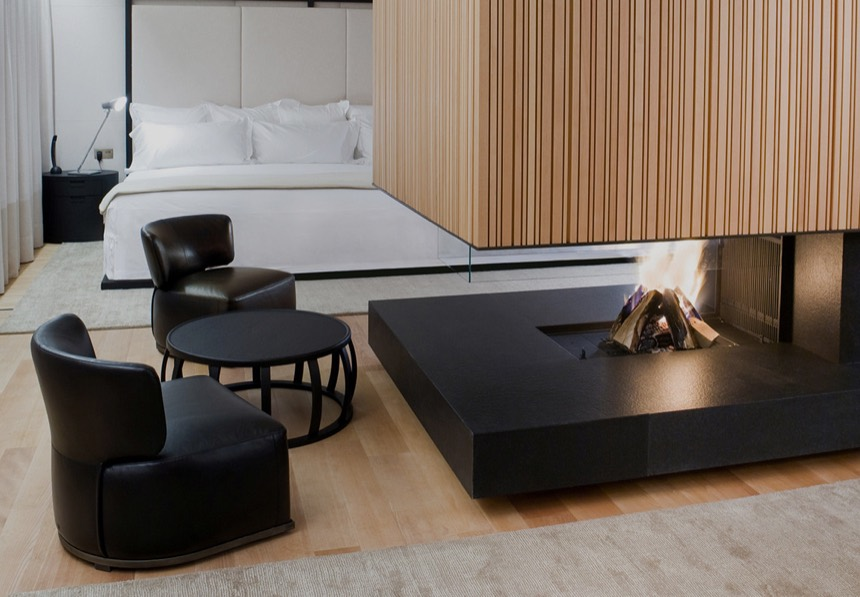
#> input picture ios/CULT/Resources/Images/bar-room.jpg, 860 x 597 px
$ python -i fit.py   (imports and definitions only)
#> lines starting #> are read from the running program, lines starting #| are printed output that depends on the picture
#!/usr/bin/env python3
"""Подгонка изображения под точный размер плашки с выбором точки кадрирования.

focus — какую часть исходника сохранить: 0 = верх/лево, 0.5 = центр, 1 = низ/право.
Результат всегда ровно target-размера, поэтому в вёрстке он не кадрируется.
"""
from PIL import Image
import sys, pathlib

def fit(src, dst, w=1312, h=672, fx=0.5, fy=0.5, quality=86):
    im = Image.open(src).convert('RGB')
    sw, sh = im.size
    k = max(w / sw, h / sh)
    nw, nh = round(sw * k), round(sh * k)
    im = im.resize((nw, nh), Image.LANCZOS)
    left = round((nw - w) * fx)
    top = round((nh - h) * fy)
    im = im.crop((left, top, left + w, top + h))
    dst = pathlib.Path(dst)
    dst.parent.mkdir(parents=True, exist_ok=True)
    im.save(dst, 'JPEG', quality=quality, optimize=True, progressive=True)
    kept = round(min(1, (h / k) / sh) * 100)
    print(f'{dst.name:<22} {w}×{h}  {dst.stat().st_size // 1024:>4} KB  '
          f'из {sw}×{sh}, сохранено {kept}% высоты')
    return dst

# [3 lines not run here, left out]


def compose(src, dst, w=1312, h=672, side='right', pad=0.0, quality=88, shade=0.0):
    """Вертикальное фото в широкую плашку без обрезки.

    Снимок кладётся целиком по высоте, оставшееся поле достраивается
    растяжкой краевых пикселей — на студийном фоне шов не виден.
    Текст плашки ложится на достроенную часть.
    """
#> called with dst = 'out.png', w = 1312, h = 672, side = 'right', pad = 0, quality = 88, shade = 0
    from PIL import Image, ImageFilter
    im = Image.open(src).convert('RGB')
#> im is the input picture: PIL image 860x597 RGB; mean R, G, B 121, 108.3, 98.6
    sw, sh = im.size
#> sw = 860; sh = 597
    ih = round(h * (1 - pad))
    iw = round(sw * ih / sh)
#> iw = 968
    photo = im.resize((iw, ih), Image.LANCZOS)

    # фон: размытая копия кадра во всю плашку — без полос и швов
    bg = im.resize((w, h), Image.LANCZOS).filter(ImageFilter.GaussianBlur(radius=70))
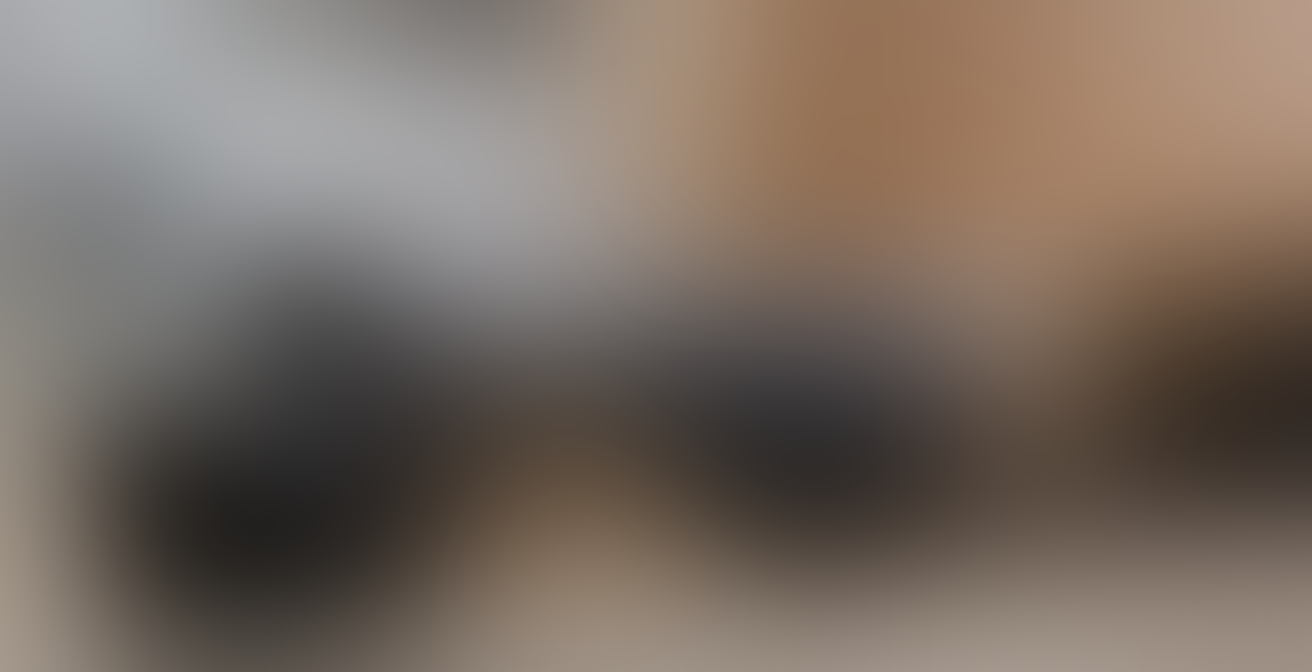
#> bg: PIL image 1312x672 RGB; mean R, G, B 120.9, 108.4, 98.8
    canvas = Image.new('RGB', (w, h))
#> canvas: PIL image 1312x672 RGB; every value is 0
    canvas.paste(bg, (0, 0))

    x = w - iw if side == 'right' else 0
#> x = 344
    y = (h - ih) // 2
    canvas.paste(photo, (x, y))
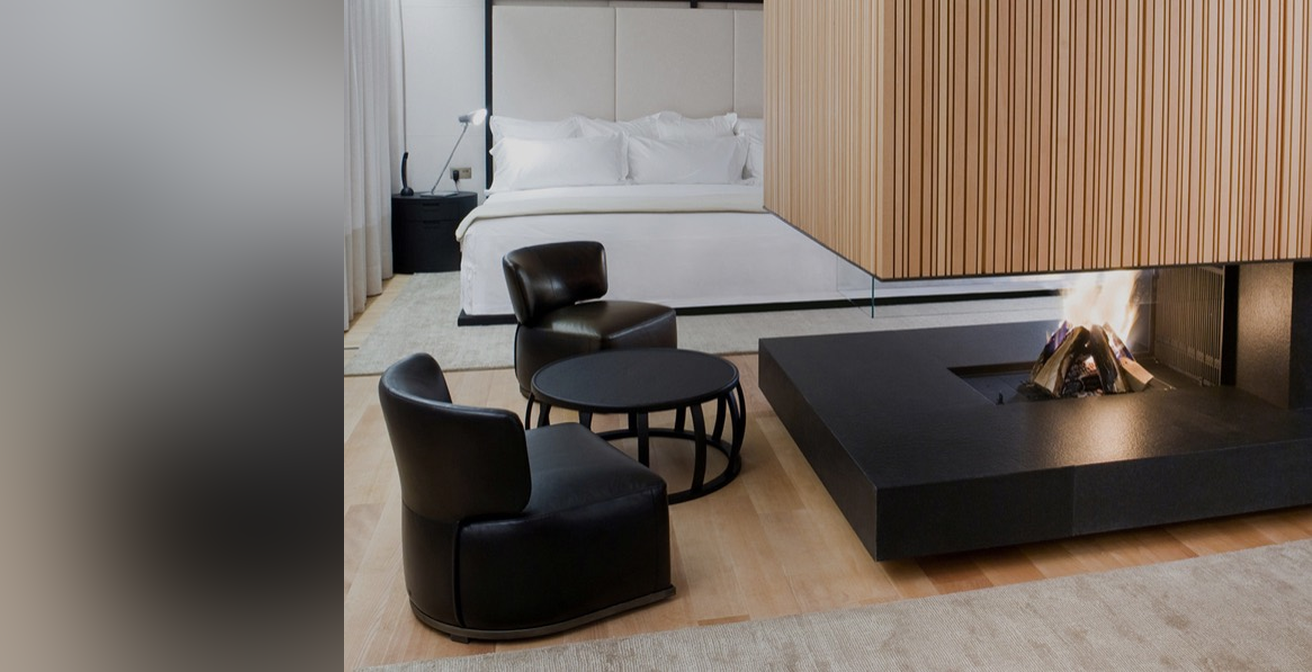
#> canvas: PIL image 1312x672 RGB; mean R, G, B 119.7, 109.8, 102

    # мягкое затемнение со стороны подписей — чтобы текст читался на светлом кадре
    if shade > 0:
        from PIL import ImageDraw
        veil = Image.new('L', (w, 1))
        px = veil.load()
        for i in range(w):
            t = i / w if side == 'right' else 1 - i / w
            px[i, 0] = int(255 * shade * max(0.0, 1 - t / 0.72) ** 1.5)
        mask = veil.resize((w, h))
        canvas = Image.composite(Image.new('RGB', (w, h), (10, 10, 10)), canvas, mask)

    dst = pathlib.Path(dst)
    dst.parent.mkdir(parents=True, exist_ok=True)
    canvas.save(dst, 'JPEG', quality=quality, optimize=True, progressive=True)
#> (the run stopped early here; a loop or call above may not have finished)

$ run again, on ios/CULT/Resources/Images/jar-spa.jpg
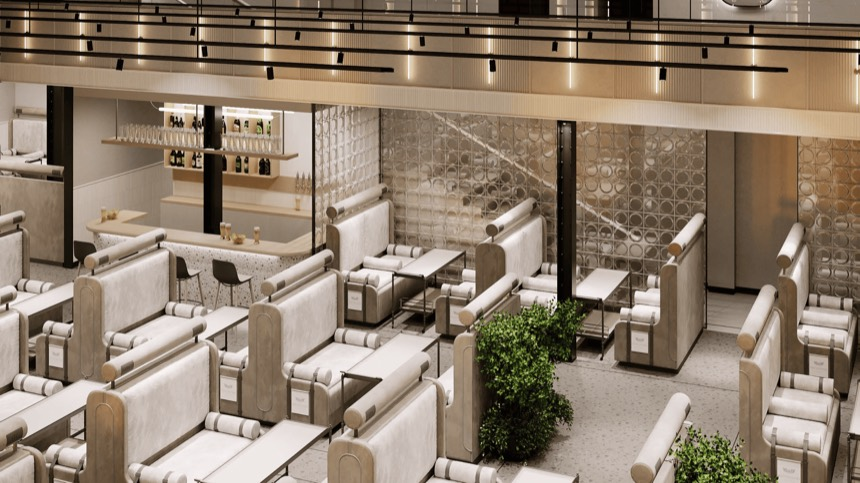
#> input picture ios/CULT/Resources/Images/jar-spa.jpg, 860 x 483 px
#> in compose, im is the input picture: PIL image 860x483 RGB; mean R, G, B 142.7, 126.5, 109.5
#> in compose, `bg = im.resize((w, h), Image.LANCZOS).filter(ImageFilter.GaussianBlur(..`:
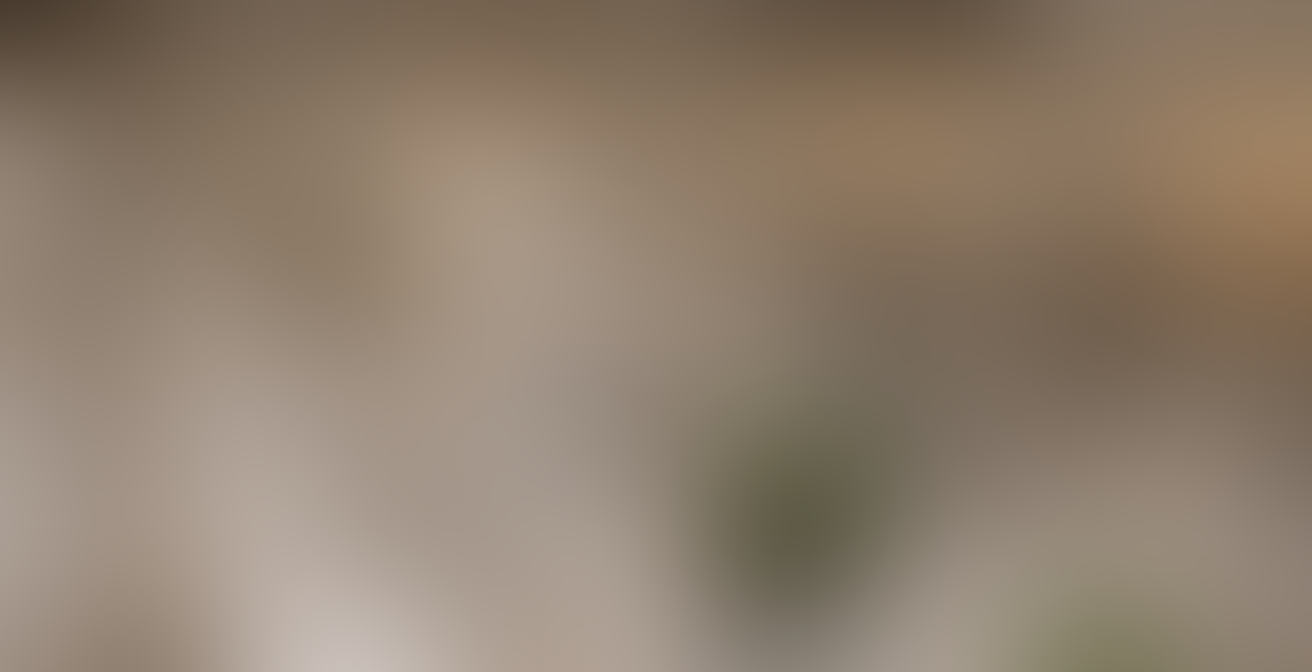
#> bg: PIL image 1312x672 RGB; mean R, G, B 142.7, 126.7, 109.8
#> in compose, `canvas.paste(photo, (x, y))`:
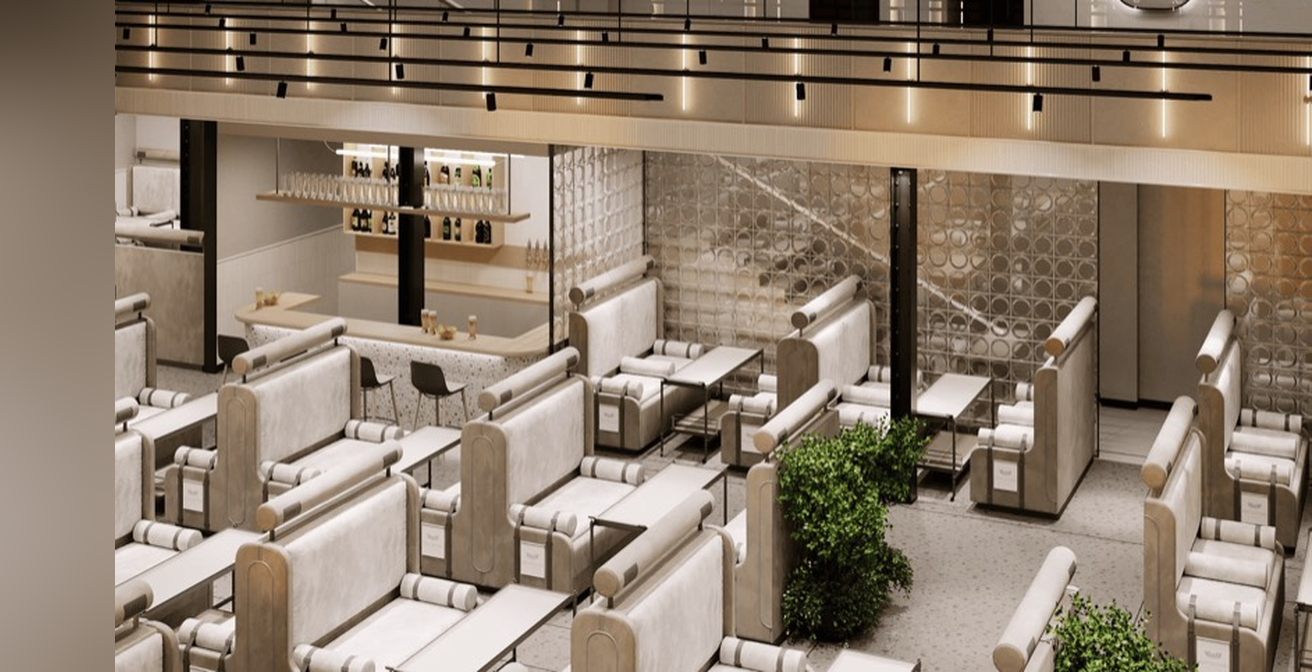
#> canvas: PIL image 1312x672 RGB; mean R, G, B 142.7, 126.6, 109.9

$ run again, on ios/CULT/Resources/Images/jar-tub.jpg
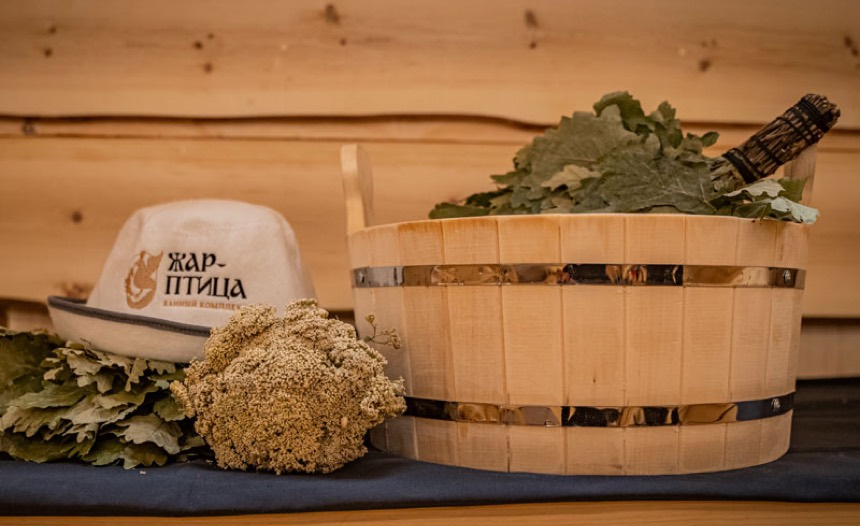
#> input picture ios/CULT/Resources/Images/jar-tub.jpg, 860 x 526 px
#> in compose, im is the input picture: PIL image 860x526 RGB; mean R, G, B 149.3, 104.3, 65.4
#> in compose, `bg = im.resize((w, h), Image.LANCZOS).filter(ImageFilter.GaussianBlur(..`:
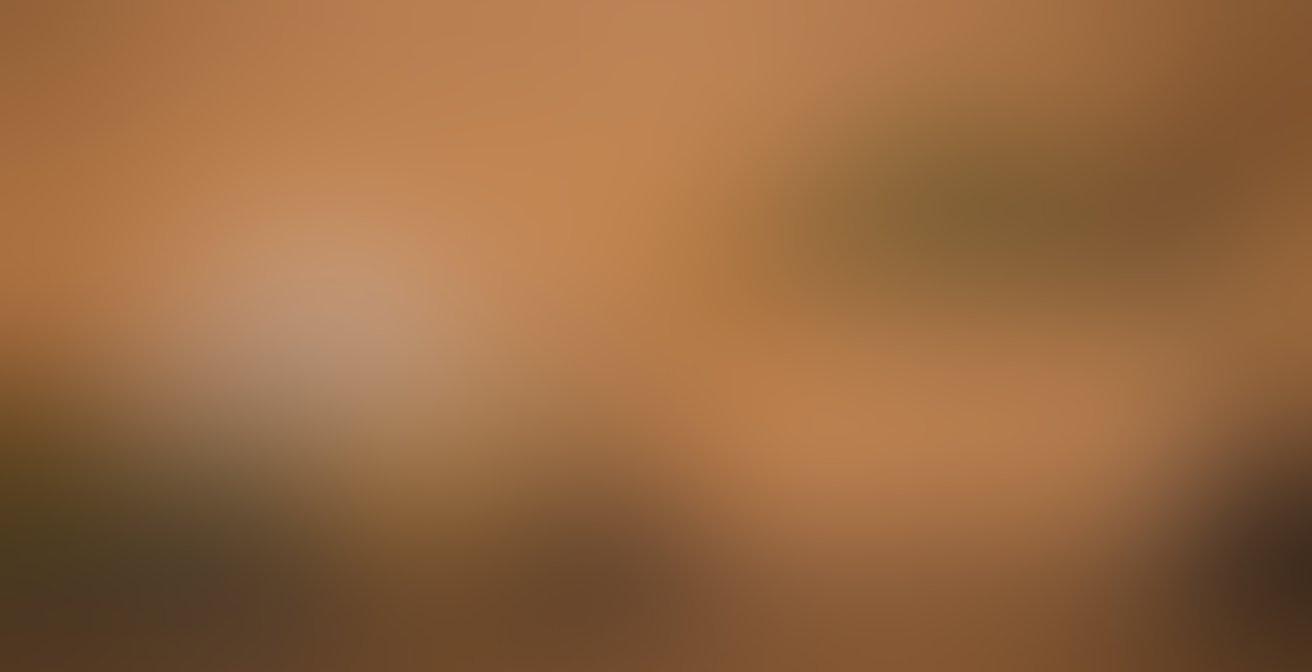
#> bg: PIL image 1312x672 RGB; mean R, G, B 151.2, 105.4, 65.6
#> in compose, `canvas.paste(photo, (x, y))`:
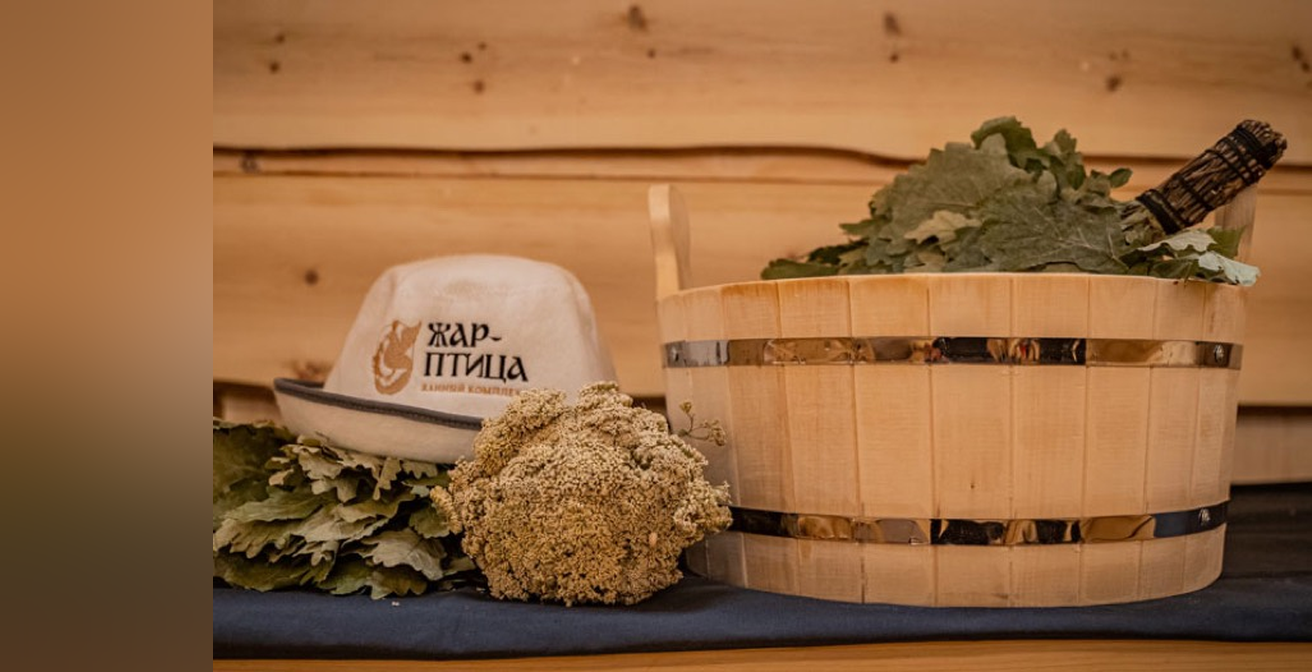
#> canvas: PIL image 1312x672 RGB; mean R, G, B 147.3, 102.9, 64.2

$ run again, on ios/CULT/Resources/Images/mayr-bowls.jpg
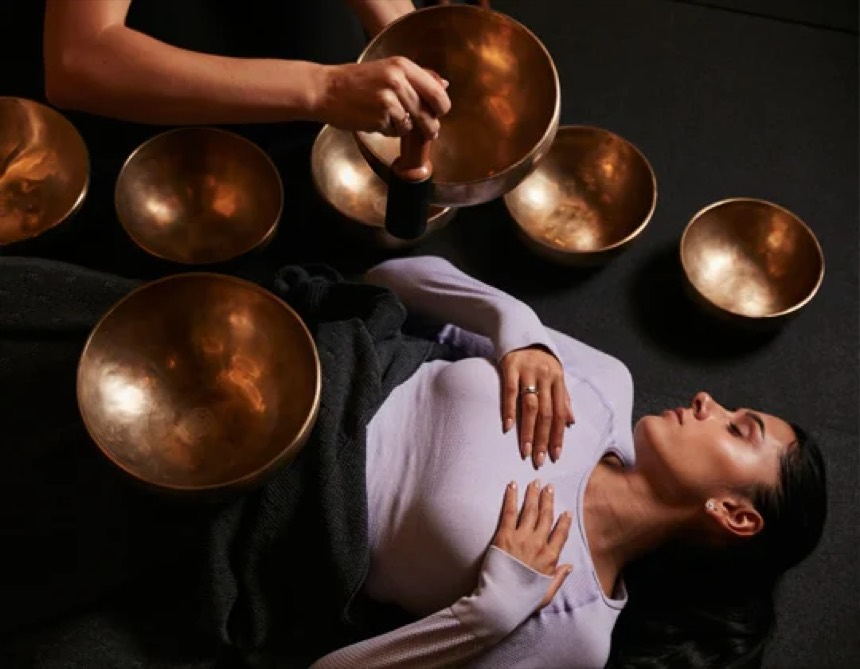
#> input picture ios/CULT/Resources/Images/mayr-bowls.jpg, 860 x 669 px
#> in compose, im is the input picture: PIL image 860x669 RGB; mean R, G, B 60.5, 42.8, 35.2
#> in compose, `bg = im.resize((w, h), Image.LANCZOS).filter(ImageFilter.GaussianBlur(..`:
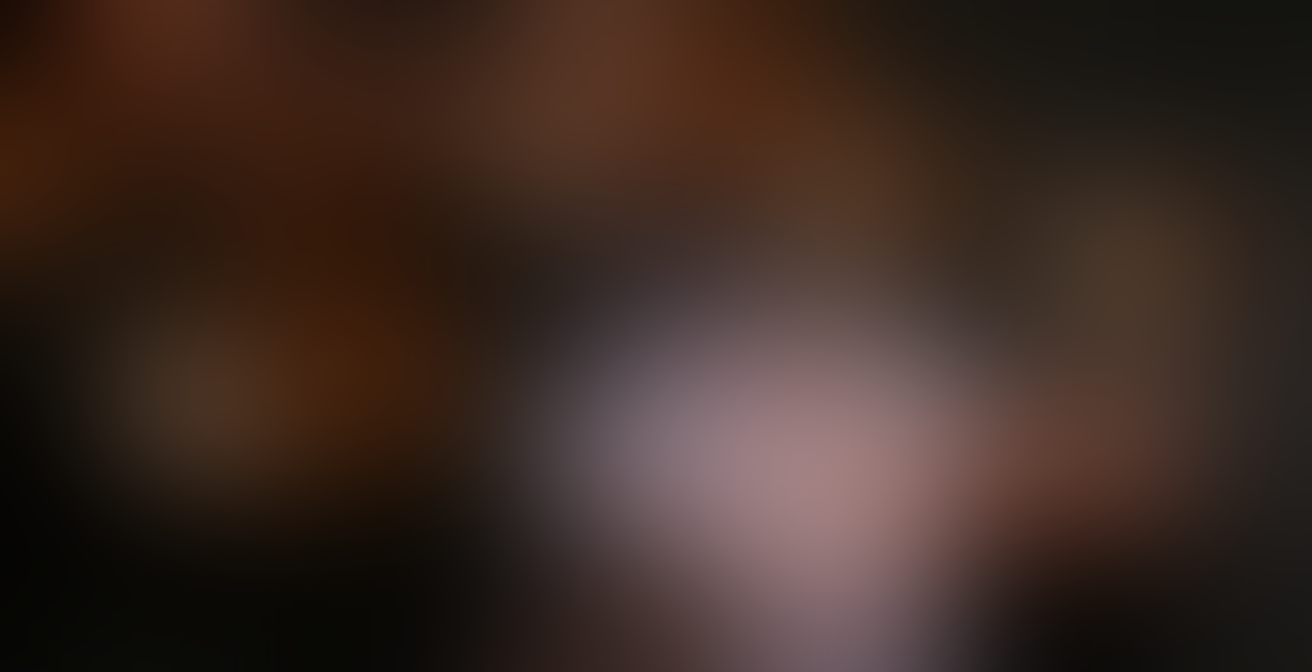
#> bg: PIL image 1312x672 RGB; mean R, G, B 60, 42.6, 35.1
#> in compose, `canvas.paste(photo, (x, y))`:
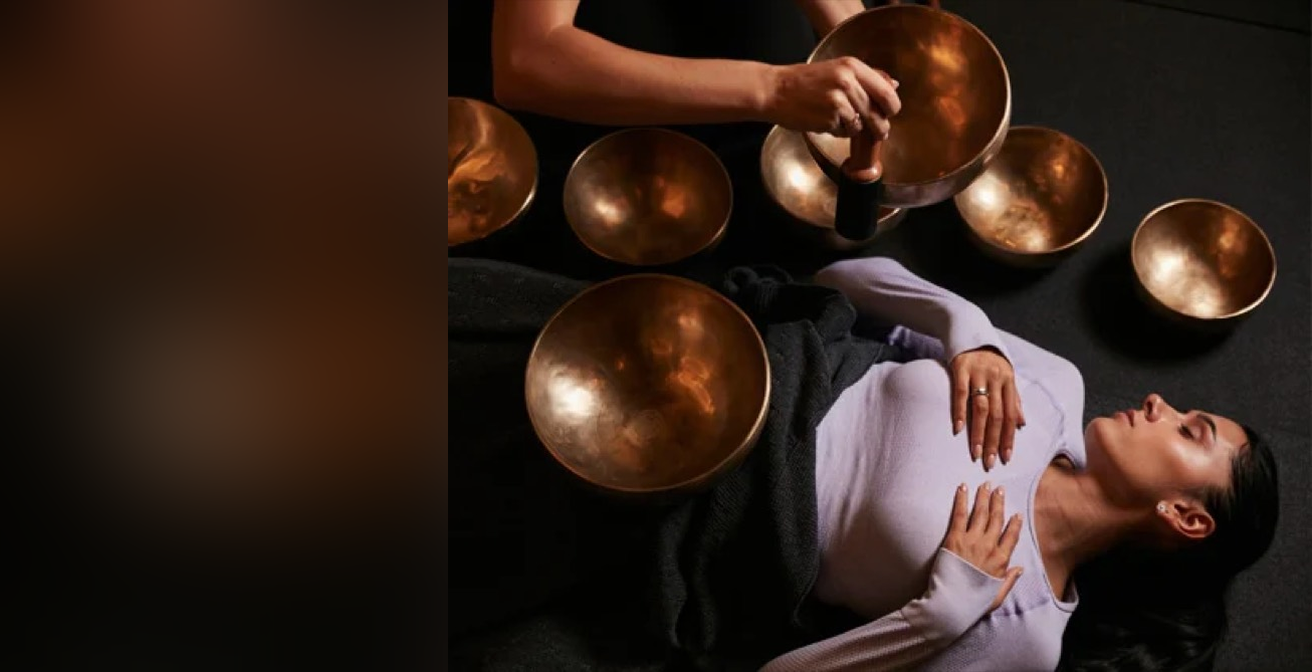
#> canvas: PIL image 1312x672 RGB; mean R, G, B 54.2, 36.5, 27.8
